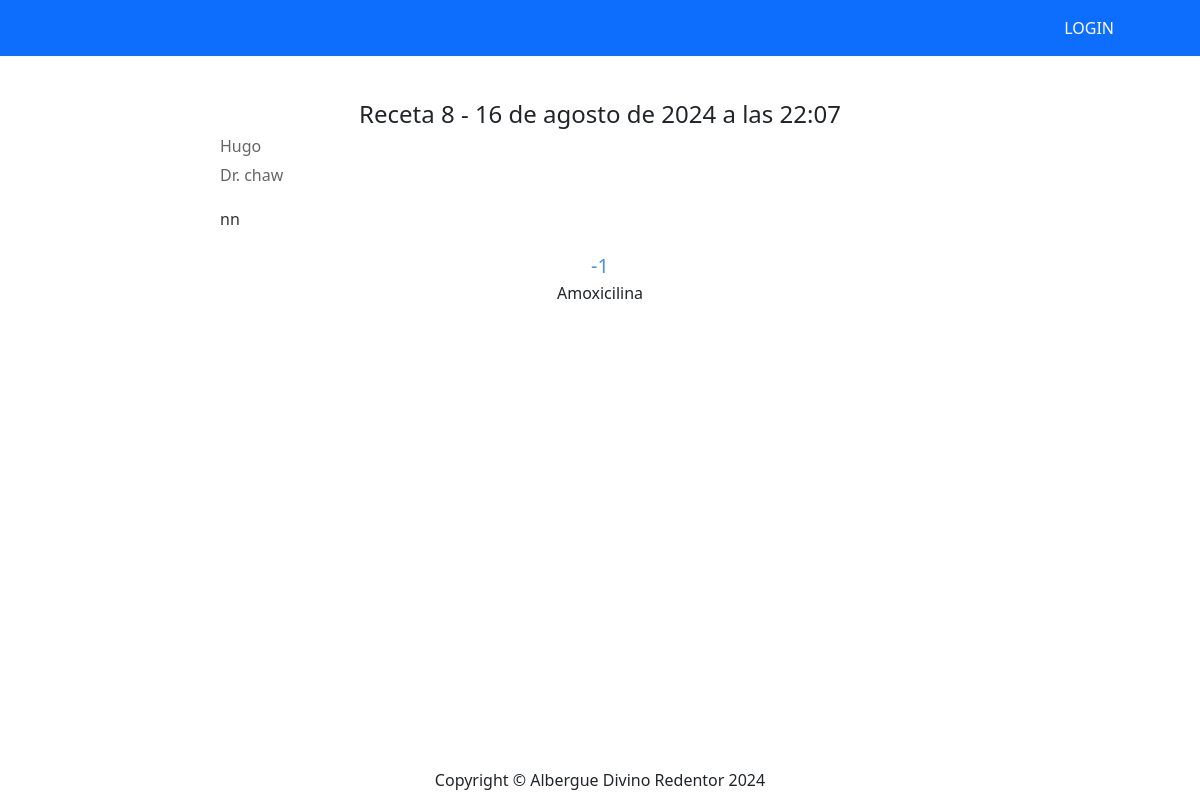
The app's page /recetaInfo/8/ with its own data.
### receta/models.py (models this page shows, shortened)
class Receta(models.Model):
    id = models.AutoField(primary_key=True)
    paciente = models.ForeignKey(Paciente, on_delete=models.CASCADE, verbose_name="Paciente")
    doctor = models.ForeignKey(User, on_delete=models.CASCADE, verbose_name="Doctor")
    diagnostico = RichTextField(verbose_name="Diagnostico")
    medicamento = models.ForeignKey(Medicamentos, on_delete=models.CASCADE, verbose_name="Medicamento")
    cantidad = models.IntegerField(verbose_name="Cantidad")
    created = models.DateTimeField(auto_now_add=True, verbose_name="Registrado")
    class Meta:
        verbose_name = 'Receta'
        verbose_name_plural = 'Recetas'
        ordering = ["-created"]

### paciente/models.py (models this page shows)
class Paciente(models.Model):
    id = models.AutoField(primary_key=True)
    nombrePaciente = models.TextField(verbose_name="Nombre")
    apellidoPaciente = models.TextField(verbose_name="Apellido", null=True, blank=True)
    edad = models.IntegerField(verbose_name="Edad")
    genero = models.IntegerField(
        null=False,
        blank=False,
        verbose_name="Genero",
        choices = genero_opcion,
        default=1)
    fotoPaciente = models.FileField(upload_to="fotoPaciente", blank=True, null=True, verbose_name="Fotografia")
    created = models.DateTimeField(auto_now_add=True)
    updated = models.DateTimeField(auto_now_add=True)
    class Meta:
        verbose_name = "Paciente"
        verbose_name_plural = "Pacientes"
        ordering = ["id"]
    def __str__(self):
        return self.nombrePaciente

### farmacia/models.py (models this page shows)
class Medicamentos(models.Model):
    id = models.AutoField(primary_key = True)
    nombreMed = models.TextField(verbose_name = "Nombre de medicamento", null = True)
    categoria = models.TextField(verbose_name = "Categoría", null = True)
    cantidad = models.IntegerField(verbose_name = "Cantidad", null = True)
    fechaVen = models.DateField(verbose_name = "Fecha de vencimiento", null = True)
    descripcion = models.TextField(verbose_name = "Descripción del medicamento", null = True)
    fotoMed = models.FileField(upload_to = "fotosMedicamentos", blank = True, null = True, verbose_name = "Foto del medicamento")
    created = models.DateTimeField(auto_now_add=True)
    updated = models.DateTimeField(auto_now_add=True)
    class Meta:
        verbose_name = "Medicamento"
        verbose_name_plural = "Medicamentos"
        ordering = ["id"]
    def __str__(self):
        return self.nombreMed

### receta/views.py (the view)
# urls.py: path('recetaInfo/<int:id>/',receta_views.recetaDetalles,name="infoReceta"),
def recetaDetalles(request, id):
    receta = Receta.objects.get(id=id)
    return render(request, "receta/viewRecetasInfo.html", {'receta': receta})

### receta/templates/receta/viewRecetasInfo.html (shortened to what this page needs)
{% extends "home/base.html" %}
{% block contenido %}
<div class="content">
    <div class="receta-header">
        <h2>Receta {{receta.id}} - {{receta.created}}</h2>
        <p>{{receta.paciente}}</p>
        <p>Dr. {{receta.doctor}}</p>
    </div>
    <div class="receta-body">
        <p>{{receta.diagnostico}}</p>
    </div>
    <div class="inventory">
        <div>
            <span>-{{receta.cantidad}}</span>
            <p>{{receta.medicamento}}</p>
        </div>
    </div>
</div>
{% endblock  %}

### records on screen
Receta: id "8", created "16 de agosto de 2024 a las 22:07", paciente "Hugo", doctor "chaw", diagnostico "nn", cantidad "1", medicamento "Amoxicilina"
